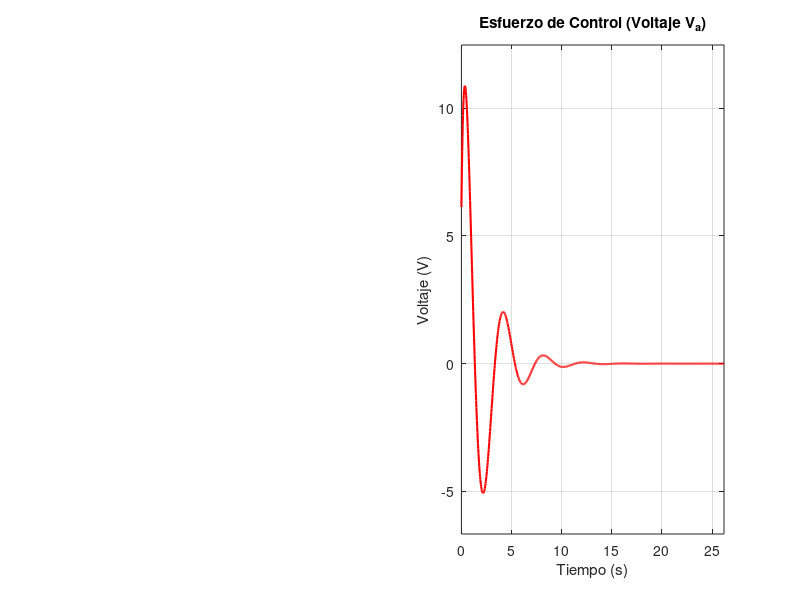

MATLAB code to generate this figure: (Note: this script raises an error after producing the figure.)
% =========================================================================
% Control en Espacio de Estados (3x3, CONTINUO) - Posición angular
% del Motor BDC. A partir de este capítulo se usa el modelo 3x3 con
% theta como tercer estado y C = [0 0 1] (medición de posición).
% Parámetros didácticos: Ra=0.5, La=0.5, Kb=0.01, Je=0.01, Be=0.1
% =========================================================================

clear; clc; close all;

%% 1. ESPECIFICACIONES DE DISEÑO (Para el comportamiento dominante)
disp('--- 1. Especificaciones de Diseño ---');
Mp = 0.40;  % Sobreimpulso máximo (40%)
tp = 2;   % Tiempo pico deseado (s)

zeta = -log(Mp) / sqrt(pi^2 + (log(Mp))^2);
wn = pi / (tp * sqrt(1 - zeta^2));

fprintf('Factor de amortiguamiento (zeta) : %.4f\n', zeta);
fprintf('Frecuencia natural (wn)          : %.4f rad/s\n', wn);

%% 2. SELECCIÓN DE LOS 3 POLOS
disp(' ');
disp('--- 2. Polos Deseados Lazo Cerrado ---');

% Polos dominantes (los que dan el comportamiento deseado)
sigma = zeta * wn;
wd = wn * sqrt(1 - zeta^2);

p1 = -sigma + 1i*wd; 
p2 = -sigma - 1i*wd;

% EL TERCER POLO: Lo colocamos 10 veces más rápido (más negativo) que sigma
% para que no afecte el sobreimpulso ni el tiempo pico.
p3 = -10 * sigma; 

P = [p1; p2; p3];
disp('Vector de polos a ubicar:');
disp(P);

%% 3. MODELO 3x3 (MOTOR DC CON POSICIÓN)
% Parámetros físicos
Ra = 0.5;     % Resistencia (Ohms)
La = 0.5;     % Inductancia (H)
Kb = 0.01;    % Constante del motor
Je = 0.01;    % Inercia (kg*m^2)
Be = 0.1;     % Fricción (N*m*s)

% Vector de estados: x1 = Corriente (ia), x2 = Velocidad (we), x3 = Posición (theta)
% Ecuaciones:
% di_a/dt = (-Ra/La)*i_a + (-Kb/La)*we + (1/La)*V
% dwe/dt  = (Kb/Je)*i_a  + (-Be/Je)*we
% dtheta/dt = 1 * we

A = [-Ra/La, -Kb/La,  0 ; 
      Kb/Je, -Be/Je,  0 ;
          0,      1,  0 ]; % La derivada de la posición es la velocidad

B = [1/La ; 
        0 ; 
        0 ];

C = [0, 0, 1];   % ¡OJO! Ahora medimos la posición (theta), el 3er estado
D = 0;

sys_planta = ss(A, B, C, D);

%% 4. DISEÑO DEL CONTROLADOR
disp('--- 3. Matriz de Ganancias K (1x3) ---');
% Calculamos K para ubicar los 3 polos
K = place(A, B, P);
fprintf('K = [%.4f, %.4f, %.4f]\n', K(1), K(2), K(3));

%% 5. VALIDACIÓN EN LAZO CERRADO Y PRE-COMPENSACIÓN
A_cl = A - B*K;

% NOTA TÉCNICA: Aunque la planta original tiene un integrador natural
% (la relación velocidad-posición), al aplicar u = -Kx cerramos el lazo y
% movemos TODOS los polos, perdiendo el integrador en el origen. 
% Por lo tanto, seguimos necesitando K_dc para asegurar que theta = 1 cuando Ref = 1.

sys_cl_sin_ajuste = ss(A_cl, B, C, D);
K_dc = 1 / dcgain(sys_cl_sin_ajuste); 

% Sistema Final
sys_cl_final = ss(A_cl, B*K_dc, C, D);

% Función ideal (solo de referencia gráfica)
G_ideal = tf(wn^2, [1, 2*zeta*wn, wn^2]);

%% 6. GRÁFICOS
% Horizonte temporal adaptativo a las especificaciones (Mp, tp):
% - Cubre ~3 tiempos de asentamiento del 2 % ( Ts2% ≈ 4/(zeta*wn) ) y al
%   menos 2.5*tp para que el pico y el régimen permanente sean visibles.
% - El paso dt se elige para tener ~1000 muestras en la ventana.
Ts_set = 4 / (zeta*wn);                  % tiempo de asentamiento aprox.
Tend   = max(2.5*tp, 3*Ts_set);          % horizonte de simulación
dt     = Tend / 1000;                    % resolución temporal

figure('Name', sprintf('Control de Posición Motor DC (Mp=%.0f%%, tp=%.2fs)', Mp*100, tp), ...
       'Position', [100, 100, 900, 400]);

% Gráfico 1: Respuesta al Escalón
subplot(1,2,1);
step(G_ideal, 'k--', Tend); hold on;
step(sys_cl_final, 'b-', Tend);
title('Seguimiento de Posición Angular (\theta)');
legend('2do Orden Ideal', 'Motor 3x3 Controlado', 'Location', 'SouthEast');
xlabel('Tiempo (s)'); ylabel('Posición Angular (rad)');
xlim([0 Tend]);
grid on;

% Gráfico 2: Esfuerzo de Control (Voltaje aplicado)
% ¿Qué voltaje le estamos exigiendo al motor? Es vital para un ingeniero saberlo.
% u(t) = -K*x(t) + K_dc*r(t). Simularemos la entrada de referencia y calcularemos 'u'
subplot(1,2,2);
t = 0:dt:Tend;
r = ones(size(t)); % Escalón unitario de referencia
[y, t, x] = lsim(sys_cl_final, r, t); % Simulamos para obtener los estados 'x' en el tiempo
u = -x*K' + K_dc*r'; % Ley de control
plot(t, u, 'r', 'LineWidth', 1.5);
title('Esfuerzo de Control (Voltaje V_a)');
xlabel('Tiempo (s)'); ylabel('Voltaje (V)');
xlim([0 Tend]);
% Margen vertical del 10 % alrededor del rango observado de u(t)
u_min = min(u); u_max = max(u);
u_pad = 0.10 * max(abs(u_max - u_min), eps);
ylim([u_min - u_pad, u_max + u_pad]);
grid on;

%% 7. RESULTADOS NUMÉRICOS
info_real = stepinfo(sys_cl_final);
disp('--- 4. Verificación de Resultados ---');
fprintf('Sobreimpulso Esperado: %.2f %% | Obtenido: %.2f %%\n', Mp*100, info_real.Overshoot);
fprintf('Tiempo Pico Esperado : %.4f s  | Obtenido: %.4f s\n', tp, info_real.PeakTime);
